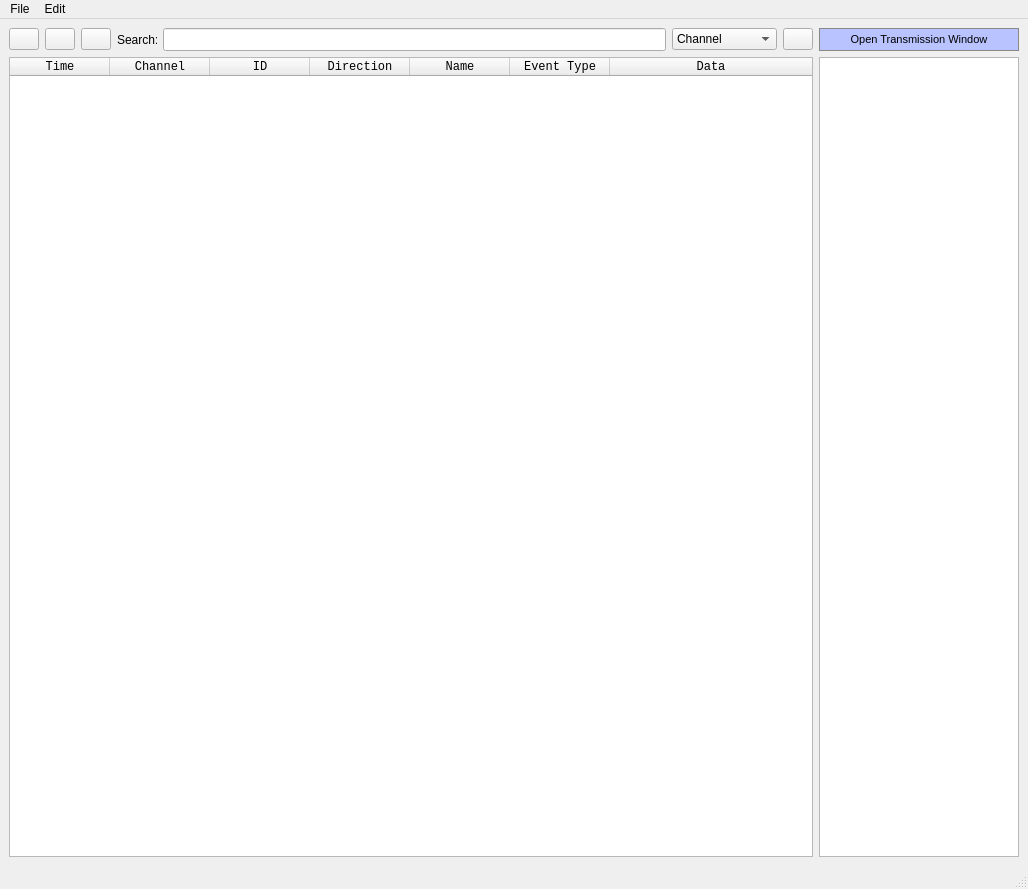
<?xml version="1.0" encoding="UTF-8"?>
<ui version="4.0">
 <class>MainWindow</class>
 <widget class="QMainWindow" name="MainWindow">
  <property name="geometry">
   <rect>
    <x>0</x>
    <y>0</y>
    <width>1028</width>
    <height>889</height>
   </rect>
  </property>
  <property name="windowTitle">
   <string>MainWindow</string>
  </property>
  <widget class="QWidget" name="centralwidget">
   <layout class="QGridLayout" name="gridLayout">
    <item row="1" column="7">
     <widget class="QTableWidget" name="tableWidget">
      <property name="minimumSize">
       <size>
        <width>0</width>
        <height>800</height>
       </size>
      </property>
      <property name="maximumSize">
       <size>
        <width>200</width>
        <height>800</height>
       </size>
      </property>
     </widget>
    </item>
    <item row="0" column="2">
     <widget class="QPushButton" name="Stop">
      <property name="minimumSize">
       <size>
        <width>30</width>
        <height>0</height>
       </size>
      </property>
      <property name="maximumSize">
       <size>
        <width>30</width>
        <height>16777215</height>
       </size>
      </property>
      <property name="statusTip">
       <string>Stop tracing</string>
      </property>
      <property name="autoFillBackground">
       <bool>true</bool>
      </property>
      <property name="icon">
       <iconset>
        <normaloff>Stop.png</normaloff>Stop.png</iconset>
      </property>
      <property name="checkable">
       <bool>false</bool>
      </property>
      <property name="autoDefault">
       <bool>false</bool>
      </property>
     </widget>
    </item>
    <item row="0" column="3">
     <widget class="QLabel" name="label">
      <property name="maximumSize">
       <size>
        <width>40</width>
        <height>16777215</height>
       </size>
      </property>
      <property name="font">
       <font>
        <family>Arial</family>
        <weight>50</weight>
        <bold>false</bold>
       </font>
      </property>
      <property name="text">
       <string>Search:</string>
      </property>
     </widget>
    </item>
    <item row="0" column="0">
     <widget class="QPushButton" name="Start">
      <property name="sizePolicy">
       <sizepolicy hsizetype="Fixed" vsizetype="Fixed">
        <horstretch>0</horstretch>
        <verstretch>0</verstretch>
       </sizepolicy>
      </property>
      <property name="minimumSize">
       <size>
        <width>30</width>
        <height>0</height>
       </size>
      </property>
      <property name="maximumSize">
       <size>
        <width>30</width>
        <height>16777215</height>
       </size>
      </property>
      <property name="statusTip">
       <string>Start tracing</string>
      </property>
      <property name="autoFillBackground">
       <bool>true</bool>
      </property>
      <property name="icon">
       <iconset>
        <normaloff>Start.png</normaloff>Start.png</iconset>
      </property>
      <property name="checkable">
       <bool>false</bool>
      </property>
      <property name="autoDefault">
       <bool>false</bool>
      </property>
     </widget>
    </item>
    <item row="0" column="4">
     <widget class="QLineEdit" name="SearchBar">
      <property name="sizePolicy">
       <sizepolicy hsizetype="Expanding" vsizetype="Fixed">
        <horstretch>0</horstretch>
        <verstretch>0</verstretch>
       </sizepolicy>
      </property>
      <property name="minimumSize">
       <size>
        <width>500</width>
        <height>0</height>
       </size>
      </property>
      <property name="maximumSize">
       <size>
        <width>16777215</width>
        <height>16777215</height>
       </size>
      </property>
      <property name="font">
       <font>
        <family>Segoe UI</family>
        <pointsize>10</pointsize>
       </font>
      </property>
     </widget>
    </item>
    <item row="0" column="1">
     <widget class="QPushButton" name="Pause">
      <property name="minimumSize">
       <size>
        <width>30</width>
        <height>0</height>
       </size>
      </property>
      <property name="maximumSize">
       <size>
        <width>30</width>
        <height>16777215</height>
       </size>
      </property>
      <property name="statusTip">
       <string>Pause tracing</string>
      </property>
      <property name="autoFillBackground">
       <bool>true</bool>
      </property>
      <property name="icon">
       <iconset>
        <normaloff>Pause.png</normaloff>Pause.png</iconset>
      </property>
      <property name="checkable">
       <bool>false</bool>
      </property>
      <property name="autoDefault">
       <bool>false</bool>
      </property>
     </widget>
    </item>
    <item row="0" column="5">
     <widget class="QComboBox" name="comboBox">
      <property name="sizePolicy">
       <sizepolicy hsizetype="Minimum" vsizetype="Expanding">
        <horstretch>0</horstretch>
        <verstretch>0</verstretch>
       </sizepolicy>
      </property>
      <property name="minimumSize">
       <size>
        <width>105</width>
        <height>0</height>
       </size>
      </property>
      <property name="maximumSize">
       <size>
        <width>105</width>
        <height>22</height>
       </size>
      </property>
      <item>
       <property name="text">
        <string>Channel</string>
       </property>
      </item>
      <item>
       <property name="text">
        <string>ID</string>
       </property>
      </item>
      <item>
       <property name="text">
        <string>Name</string>
       </property>
      </item>
      <item>
       <property name="text">
        <string>Data</string>
       </property>
      </item>
     </widget>
    </item>
    <item row="1" column="0" colspan="7">
     <widget class="QTableWidget" name="dataTable">
      <property name="enabled">
       <bool>true</bool>
      </property>
      <property name="sizePolicy">
       <sizepolicy hsizetype="Preferred" vsizetype="Preferred">
        <horstretch>0</horstretch>
        <verstretch>0</verstretch>
       </sizepolicy>
      </property>
      <property name="minimumSize">
       <size>
        <width>800</width>
        <height>800</height>
       </size>
      </property>
      <property name="maximumSize">
       <size>
        <width>16777215</width>
        <height>16777215</height>
       </size>
      </property>
      <property name="font">
       <font>
        <family>Courier New</family>
        <weight>50</weight>
        <bold>false</bold>
       </font>
      </property>
      <property name="editTriggers">
       <set>QAbstractItemView::NoEditTriggers</set>
      </property>
      <property name="selectionMode">
       <enum>QAbstractItemView::SingleSelection</enum>
      </property>
      <property name="selectionBehavior">
       <enum>QAbstractItemView::SelectItems</enum>
      </property>
      <property name="rowCount">
       <number>0</number>
      </property>
      <attribute name="horizontalHeaderVisible">
       <bool>true</bool>
      </attribute>
      <attribute name="horizontalHeaderCascadingSectionResizes">
       <bool>true</bool>
      </attribute>
      <attribute name="horizontalHeaderMinimumSectionSize">
       <number>39</number>
      </attribute>
      <attribute name="horizontalHeaderShowSortIndicator" stdset="0">
       <bool>true</bool>
      </attribute>
      <attribute name="horizontalHeaderStretchLastSection">
       <bool>true</bool>
      </attribute>
      <attribute name="verticalHeaderCascadingSectionResizes">
       <bool>true</bool>
      </attribute>
      <attribute name="verticalHeaderDefaultSectionSize">
       <number>20</number>
      </attribute>
      <attribute name="verticalHeaderMinimumSectionSize">
       <number>23</number>
      </attribute>
      <attribute name="verticalHeaderShowSortIndicator" stdset="0">
       <bool>true</bool>
      </attribute>
      <attribute name="verticalHeaderStretchLastSection">
       <bool>false</bool>
      </attribute>
      <column>
       <property name="text">
        <string>Time</string>
       </property>
      </column>
      <column>
       <property name="text">
        <string>Channel</string>
       </property>
      </column>
      <column>
       <property name="text">
        <string>ID</string>
       </property>
      </column>
      <column>
       <property name="text">
        <string>Direction</string>
       </property>
      </column>
      <column>
       <property name="text">
        <string>Name</string>
       </property>
      </column>
      <column>
       <property name="text">
        <string>Event Type</string>
       </property>
      </column>
      <column>
       <property name="text">
        <string>Data</string>
       </property>
      </column>
     </widget>
    </item>
    <item row="0" column="6">
     <widget class="QPushButton" name="Search">
      <property name="sizePolicy">
       <sizepolicy hsizetype="Fixed" vsizetype="Fixed">
        <horstretch>0</horstretch>
        <verstretch>0</verstretch>
       </sizepolicy>
      </property>
      <property name="minimumSize">
       <size>
        <width>30</width>
        <height>0</height>
       </size>
      </property>
      <property name="maximumSize">
       <size>
        <width>30</width>
        <height>16777215</height>
       </size>
      </property>
      <property name="statusTip">
       <string>Start tracing</string>
      </property>
      <property name="autoFillBackground">
       <bool>true</bool>
      </property>
      <property name="icon">
       <iconset>
        <normaloff>Search.png</normaloff>Search.png</iconset>
      </property>
      <property name="checkable">
       <bool>false</bool>
      </property>
      <property name="autoDefault">
       <bool>false</bool>
      </property>
     </widget>
    </item>
    <item row="0" column="7">
     <widget class="QPushButton" name="pushButton">
      <property name="font">
       <font>
        <pointsize>8</pointsize>
       </font>
      </property>
      <property name="styleSheet">
       <string notr="true">QPushButton {
	background-color: rgb(184, 195, 255);
	border: 1px solid #888888;
	padding: 4px;
}

QPushButton:hover {
	background-color: rgb(139, 155, 255);
}

QPushButton:pressed {
	background-color: rgb(255, 207, 139);
}</string>
      </property>
      <property name="text">
       <string>Open Transmission Window</string>
      </property>
      <property name="flat">
       <bool>false</bool>
      </property>
     </widget>
    </item>
   </layout>
  </widget>
  <widget class="QMenuBar" name="menubar">
   <property name="geometry">
    <rect>
     <x>0</x>
     <y>0</y>
     <width>1028</width>
     <height>21</height>
    </rect>
   </property>
   <widget class="QMenu" name="menuFile">
    <property name="title">
     <string>File</string>
    </property>
    <addaction name="actionNew"/>
    <addaction name="actionSave"/>
    <addaction name="actionOpen"/>
    <addaction name="separator"/>
    <addaction name="actionExit"/>
   </widget>
   <widget class="QMenu" name="menuEdit">
    <property name="title">
     <string>Edit</string>
    </property>
    <addaction name="actionStart"/>
    <addaction name="actionStop"/>
    <addaction name="actionFilters"/>
   </widget>
   <addaction name="menuFile"/>
   <addaction name="menuEdit"/>
  </widget>
  <widget class="QStatusBar" name="statusbar"/>
  <action name="actionNew">
   <property name="text">
    <string>New</string>
   </property>
   <property name="statusTip">
    <string>Create New File</string>
   </property>
   <property name="shortcut">
    <string>Ctrl+N</string>
   </property>
  </action>
  <action name="actionSave">
   <property name="text">
    <string>Save</string>
   </property>
   <property name="statusTip">
    <string>Save File</string>
   </property>
   <property name="shortcut">
    <string>Ctrl+S</string>
   </property>
  </action>
  <action name="actionOpen">
   <property name="text">
    <string>Open</string>
   </property>
   <property name="statusTip">
    <string>Open existing file</string>
   </property>
   <property name="shortcut">
    <string>Ctrl+O</string>
   </property>
  </action>
  <action name="actionStart">
   <property name="text">
    <string>Start</string>
   </property>
  </action>
  <action name="actionStop">
   <property name="text">
    <string>Stop</string>
   </property>
  </action>
  <action name="actionFilters">
   <property name="text">
    <string>Filters</string>
   </property>
  </action>
  <action name="actionExit">
   <property name="text">
    <string>Exit</string>
   </property>
   <property name="statusTip">
    <string>Close the tool</string>
   </property>
   <property name="shortcut">
    <string>Ctrl+W</string>
   </property>
  </action>
  <action name="actionSet_ID_Names">
   <property name="text">
    <string>Define IDs</string>
   </property>
  </action>
 </widget>
 <resources/>
 <connections/>
</ui>
